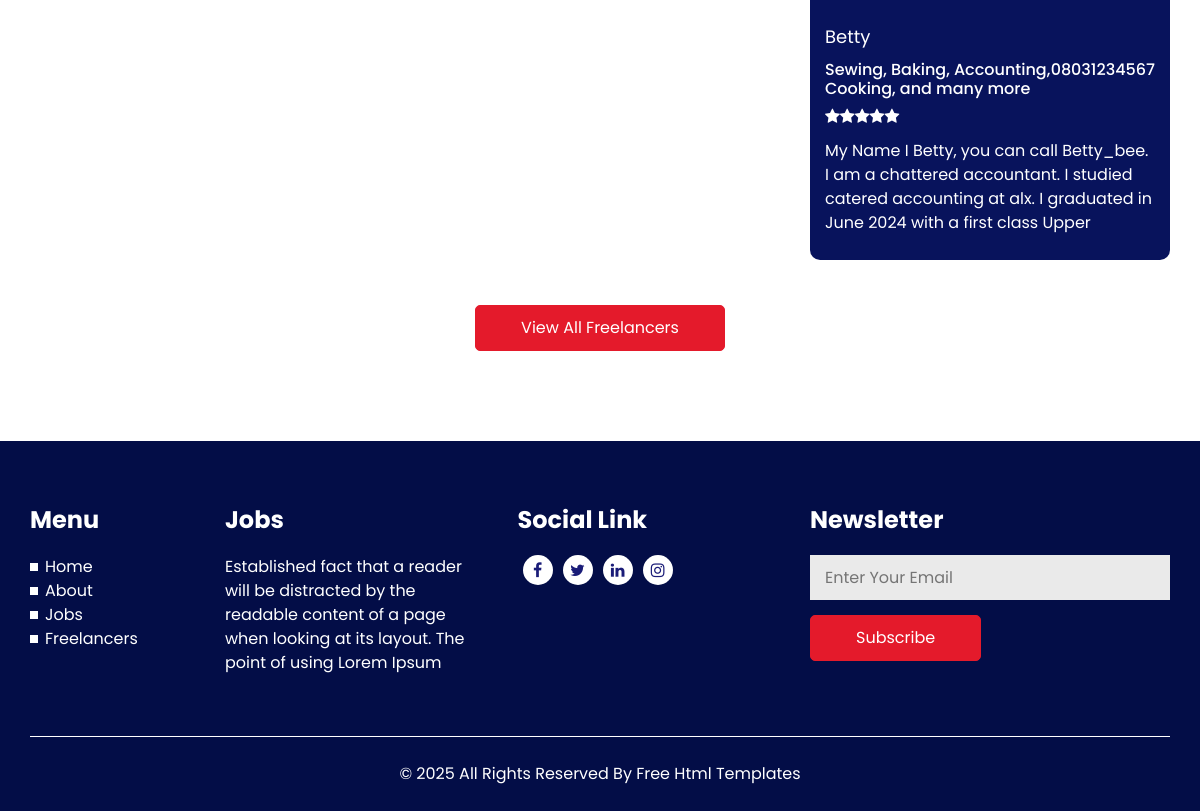
Before: /serviceproviders/freelancer/ (signed in, lower part) with the older database file.
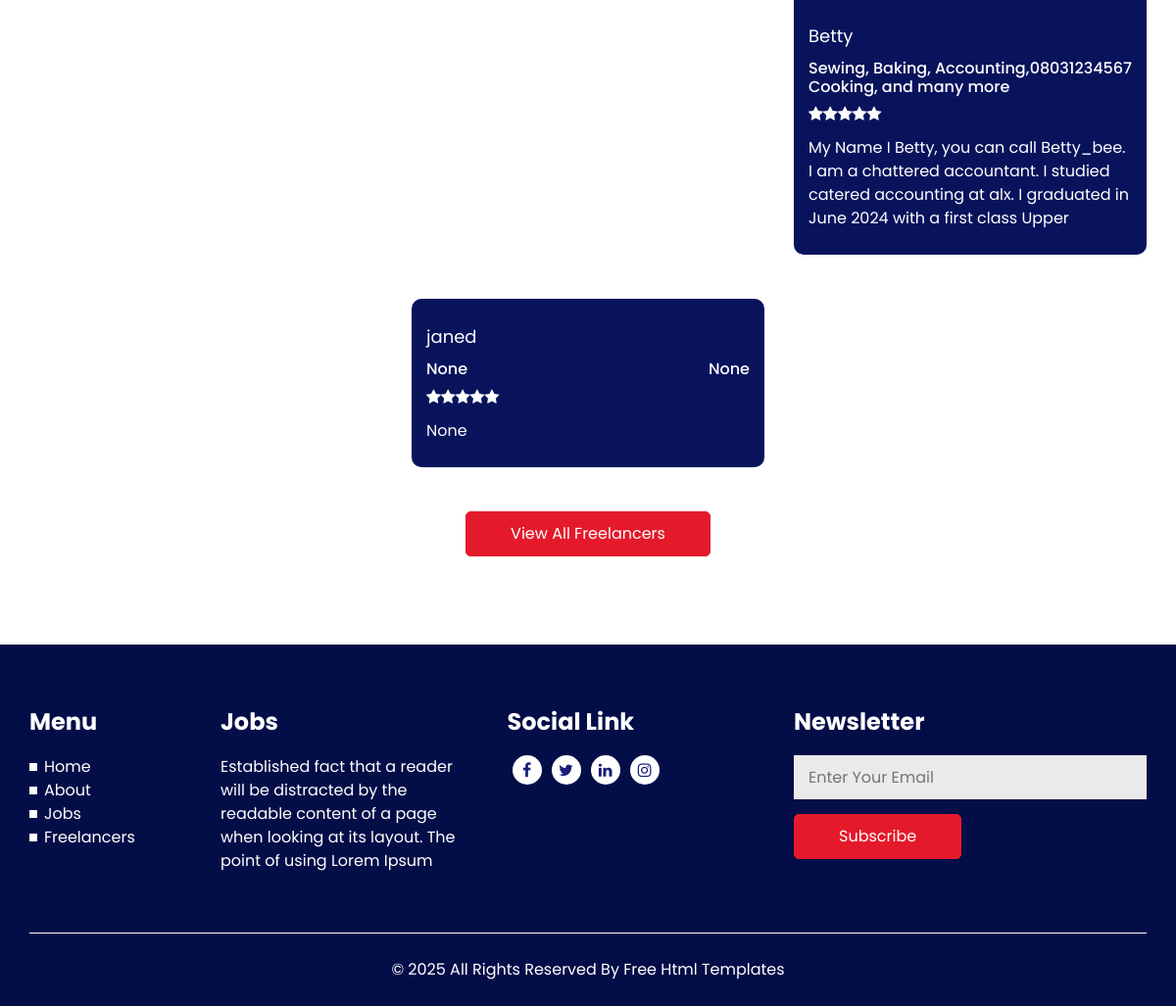
After: the same page with the newer database file.
### serviceproviders/models.py (models this page shows, shortened)
class Profile(models.Model):
    user = models.OneToOneField(User, on_delete=models.CASCADE, related_name='serviceproviders_profile')
    bio = models.TextField(blank=True, null=True)
    phone_number = models.CharField(max_length=15, blank=True, null=True)
    skills = models.TextField(blank=True, null=True)
    profile_picture = models.ImageField(upload_to='profile_pictures/', blank=True, null=True)

### serviceproviders/views.py (the view)
# urls.py: path('freelancer/', views.freelancer, name='freelancer'),
@login_required
def freelancer(request):
    profiles = ServiceProviderProfile.objects.all()
    return render(request, 'freelancer.html', {'profiles': profiles})

### serviceproviders/templates/freelancer.html (shortened to what the changed rows need)
<!DOCTYPE html>
<html>
<head>
  {% load static %}
  <link rel="stylesheet" type="text/css" href="{% static 'css/bootstrap.css' %}" />
  <link href="{% static 'css/font-awesome.min.css' %}" rel="stylesheet" />
  <link rel="stylesheet" href="https://cdnjs.cloudflare.com/ajax/libs/jquery-nice-select/1.1.0/css/nice-select.min.css" />
  <link href="{% static 'css/style.css' %}" rel="stylesheet" />
  <link href="{% static 'css/responsive.css' %}" rel="stylesheet" />
</head>
<body class="sub_page">
  <section class="expert_section layout_padding">
    <div class="container">
      <div class="row">
        {% for profile in profiles %}
        <div class="col-md-6 col-lg-4 mx-auto">
          <div class="box">
            <div class="detail-box">
              <a href="">
                {{ profile.user.username }}
              </a>
              <h6 class="expert_position">
                <span>
                  {{ profile.skills }}
                </span>
                <span>
                  {{ profile.phone_number }}
                </span>
              </h6>
              <span class="expert_rating">
                <i class="fa fa-star" aria-hidden="true"></i>
                <i class="fa fa-star" aria-hidden="true"></i>
                <i class="fa fa-star" aria-hidden="true"></i>
                <i class="fa fa-star" aria-hidden="true"></i>
                <i class="fa fa-star" aria-hidden="true"></i>
              </span>
              <p>
                {{ profile.bio }}
              </p>
            </div>
          </div>
        </div>
        {% endfor %}
      </div>
    </div>
  </section>
</body>
</html>

Changed rows visible on the page:
added Profile: user.username "janed", skills "None", phone_number "None", bio "None"
